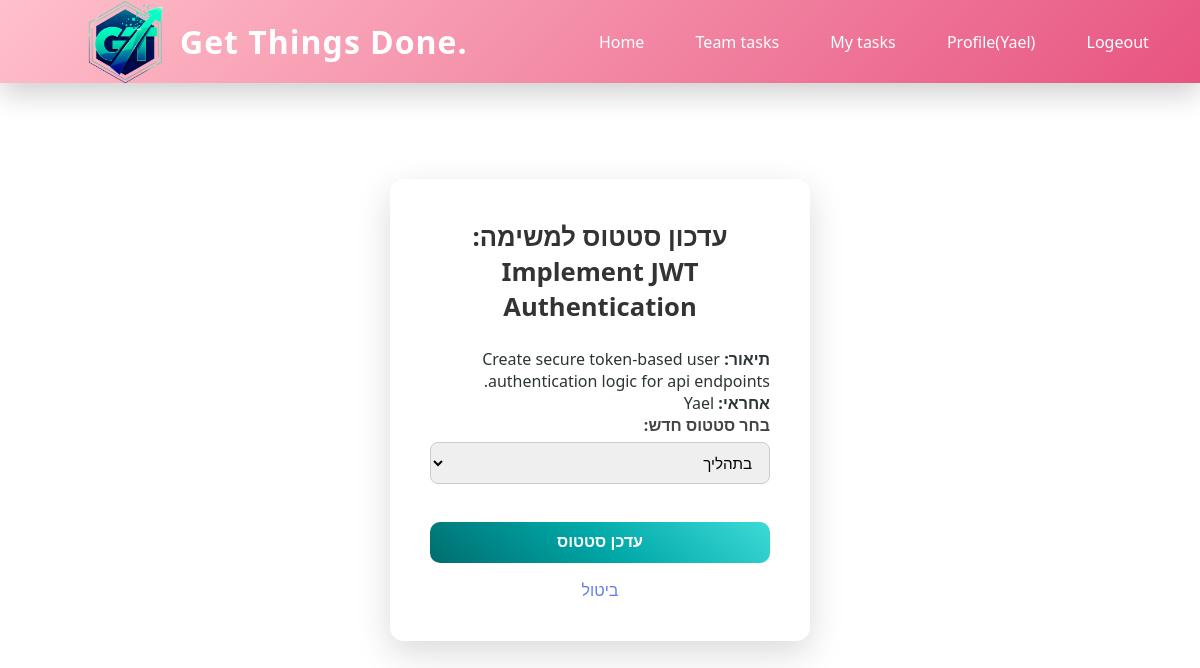
The page /update_status/2/ (signed in) on the database its author committed.
### DjangoApp/models.py (models this page shows, shortened)
class Task(models.Model):
    id = models.AutoField(primary_key=True)
    name = models.CharField(max_length=50)
    desc = models.TextField(max_length=1000)
    destDate = models.DateField()
    STATUS_CHOICES = [
        ('New', 'New'),
        ('In_Progress', 'In Progress'),
        ('Done', 'Done'),
    ]
    status = models.CharField(max_length=20, choices=STATUS_CHOICES, default='New')
    performer = models.ForeignKey(User, on_delete=models.CASCADE, null=True, blank=True)
    team = models.ForeignKey(Team, on_delete=models.CASCADE)

### DjangoApp/views.py (the view)
# urls.py: path('update_status/<int:id>/', views.update_status, name='update_status'),
@login_required
def update_status(request, id):
    task = get_object_or_404(Task, pk=id)
    if task.performer != request.user:
        return HttpResponse("אינך האחראי על משימה זו", status=403)
    if request.method == "POST":
        new_status = request.POST.get('status')
        if new_status in ['In_Progress', 'Completed']:
            task.status = new_status
            task.save()
            return redirect('allTask')
    return render(request, 'task/update_status.html', {'task': task})

### DjangoApp/templates/task/update_status.html (shortened to what this page needs)
{% extends 'djApp/base.html' %}
{% load static %}
{% block content %}
<div class="form-container">
<link rel="stylesheet" href="{% static 'css/allTask.css' %}">
<h2>עדכון סטטוס למשימה: {{ task.name }}</h2>
<div class="status-update-container">
    <p><strong>תיאור:</strong> {{ task.desc }}</p>
    <p><strong>אחראי:</strong> {{ task.performer }}</p>
    <form method="post">
        <label for="status">בחר סטטוס חדש:</label>
        <select name="status" id="status">
            <option value="In_Progress" {% if task.status == 'In_Progress' %}selected{% endif%} >בתהליך </option>
        </select>
        <br><br>
        <button type="submit">עדכן סטטוס</button>
        <a href="{% url 'allTask' %}">ביטול</a>
    </form>
</div>
</div>
{% endblock %}

### DjangoApp/templates/djApp/base.html (shortened to what this page needs)
<!DOCTYPE html>
{% load static %}
<html lang="he" dir="rtl">
<head>
    <link rel="stylesheet" href="{% static 'css/navs.css' %}">
    <link rel="stylesheet" href="{% static 'css/forms.css' %}">
</head>
<body>
<nav class="navbar">
    <div class="nav-container">
       <a href="{% url 'home' %}" class="nav-logo">
        <img src="{% static 'images/lls.png' %}" alt="Get Things Done Logo" class="imgLogo" width="90">
        <span>Get Things Done.</span>
    </a>
        <ul class="nav-links">
            <li><a href="{% url 'home' %}">Home</a></li>
            {% if user.is_authenticated %}
            <li><a href="{% url 'allTask' %}">Team tasks</a></li>
            <li><a href="{% url 'myTasks' %}">My tasks </a></li>
            <li><a href="{% url 'profile' %}"> Profile({{ user.username }})</a></li>
            <li><a href="{% url 'logout' %}">Logeout</a></li>
            {% else %}
            <li><a href="{% url 'login' %}">Login</a></li>
            <li><a href="{% url 'register' %}">Register</a></li>
            {% endif %}
        </ul>
    </div>
</nav>
<div class="content">
    {% block content %}
    {% endblock %}
</div>
</body>
</html>

### DjangoApp/static/css/navs.css (style rules this page uses)
:root { --bg-main: linear-gradient(135deg, #ffc0cb 0%, #e75480 100%); --accent: #f5576c; --text: #ffffff; --glass: rgba(255, 255, 255, 0.15); --shadow: 0 10px 30px rgba(0, 0, 0, 0.2); }
* { margin: 0; padding: 0; box-sizing: border-box; }
body { font-family: 'Segoe UI', system-ui, sans-serif; }
.nav-container { direction: ltr; }
.nav-links { direction: ltr; }
.navbar { background: var(--bg-main); backdrop-filter: blur(12px); box-shadow: var(--shadow); position: sticky; top: 0; z-index: 1000; animation: slideDown 0.5s ease-out; }
.nav-container { max-width: 1200rem; margin: auto; padding: 0 2rem; height: 83px; display: flex; justify-content: space-between; align-items: center; }
.nav-logo { display: flex; align-items: center; gap: 10px; color: var(--text); font-size: 2rem; font-weight: 700; text-decoration: none; letter-spacing: 1px; margin-left: 3rem; }
.nav-links { list-style: none; display: flex; gap: 0.8rem; }
.nav-links a { color: var(--text); text-decoration: none; padding: 0.6rem 1.2rem; border-radius: 10px; position: relative; transition: all 0.25s ease; }
.nav-links a::after { content: ""; position: absolute; bottom: 6px; left: 50%; width: 0; height: 2px; background: #fff; transition: all 0.3s ease; }

### DjangoApp/static/css/forms.css (style rules this page uses)
.form-container { max-width: 420px; margin: 3rem auto; padding: 2.5rem; background: #ffffff; border-radius: 14px; box-shadow: 0 12px 35px rgba(0, 0, 0, 0.15); }
.form-container h2 { text-align: center; margin-bottom: 1.5rem; font-size: 1.6rem; color: #333; }
.form-container label { display: block; font-weight: 600; margin-bottom: 0.4rem; color: #444; }
.form-container input, .form-container select, .form-container textarea { width: 100%; padding: 0.65rem 0.8rem; border-radius: 8px; border: 1px solid #ccc; font-size: 0.95rem; transition: border 0.25s, box-shadow 0.25s; }
.form-container button { width: 100%; margin-top: 1rem; padding: 0.7rem; font-size: 1rem; font-weight: 600; color: #fff; background: linear-gradient( 40deg, #006D6F 0%, #00A8A8 50%, #3EDAD7 100% ); border: none; border-radius: 10px; cursor: pointer; transition: transform 0.25s, box-shadow 0.25s; }
.form-container a { display: block; text-align: center; margin-top: 1rem; text-decoration: none; font-weight: 500; color: #667eea; }

### DjangoApp/static/css/allTask.css (style rules this page uses)
body { font-family: 'Segoe UI', system-ui, -apple-system, sans-serif; background: #ffffff; min-height: 100vh; padding: 0; margin: 0; color: #2d3436; }
.content { padding: 3rem 2rem; max-width: 1400px; margin: 0 auto; }

### rows shown on the page
Task: name "Implement JWT Authentication", desc "Create secure token-based user authentication logic for api endpoints.", performer "Yael", status "בתהליך"

### other values the page prints
{{ user.username }} "Yael"
